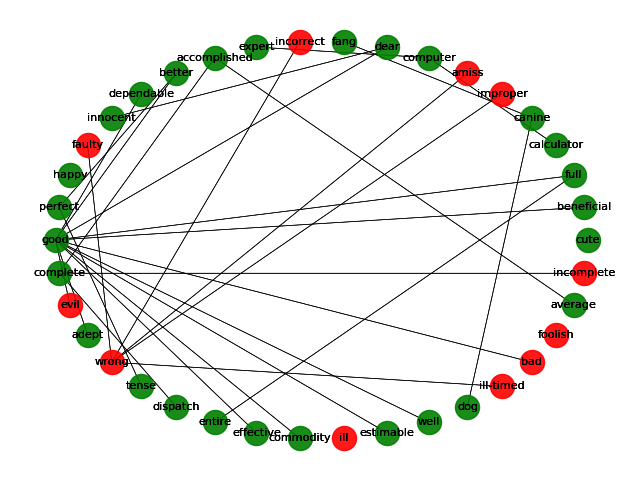

This chart was generated by the following Python code:
import nltk
from nltk.corpus import wordnet as wn
import networkx as nx
import matplotlib.pyplot as plt

def Orntpred(adjList,seedList):		
	while True:							
		size1=len(seedList)			#Check length of seedlist before
		Orntsrch(adjList,seedList)
		size2=len(seedList)			#Check length of seedlist after

		if size2==size1:			#If none added to seedlist from adjective list, abort!
			return

def Orntsrch(adjList,seedList):
	for seed in seedList:
		synseed = []
		for syn in wn.synsets(seed[0]):
			synseed.append(syn.lemma_names()[0])

		anytseed=[]
		for syn in wn.synsets(seed[0]):
			l=syn.lemmas()[0]
			if l.antonyms():
				for anyt in l.antonyms():
					anytseed.append(anyt.name())

		hyprseed=[]
		syn = wn.synsets(seed[0])
		for s in syn:
			for hypr in s.hypernyms():
				hyprseed.append(hypr.lemma_names()[0])

		hyposeed=[]
		syn = wn.synsets(seed[0])
		for s in syn:
			for hypo in s.hyponyms():
				hyposeed.append(hypo.lemma_names()[0])

		for a in adjList:
			add=[a,seed[1]]
			if a in synseed and add not in seedList:
				seedList.append(add)
				graph.add_node(a)
				graph.add_edge(seed[0],a)

		for a in adjList:
			add=[a,-seed[1]]
			if a in anytseed and add not in seedList:
				seedList.append(add)
				graph.add_node(a)
				graph.add_edge(seed[0],a)

		for a in adjList:
			add=[a,seed[1]]
			if a in hyprseed and add not in seedList:
				seedList.append(add)
				graph.add_node(a)
				graph.add_edge(seed[0],a)

		for a in adjList:
			add=[a,seed[1]]
			if a in hyposeed and add not in seedList:
				seedList.append(add)
				graph.add_node(a)
				graph.add_edge(seed[0],a)


if __name__ == "__main__":

	seedList = [['good', 1],['wrong', -1], ['complete', 1], ['ill', -1], ['happy', 1],['foolish', -1], ['cute', 1],['computer', 1],['canine', 1]]
	graph=nx.Graph()
	posList = []
	negList = []
	neutList = []
	for seed in seedList:
		graph.add_node(seed[0])

	f = open('Words1.txt')
	raw=f.read()
	adj = nltk.word_tokenize(raw)

	adjList= []		#Adjectives list of words imported from txt file and given default orientation of 0

	for a in adj:	
		adjList.append(a) 

	print('\nSeedList\n')
	print(seedList)
	print('\nAdjectives List\n')
	print(adjList)
	print('\n')

	Orntpred(adjList,seedList)	#First function call

	print('\nSeedList\n')
	print(seedList)
	f=open('seeds_trained.txt','w')
	f.write(str(seedList))
	print('\nAdjectives List\n')
	print(adjList)

	for seed in seedList:
		if seed[1]==1:
			posList.append(seed[0])
		elif seed[1]==-1:
			negList.append(seed[0])
		elif seed[1]==0:
			neutList.append(seed[0])
			

	nx.draw(graph, pos=nx.circular_layout(graph), nodelist=posList, node_color='g', alpha=0.9, font_size=8, width=0.5, with_labels=True)

	nx.draw(graph, pos=nx.circular_layout(graph), nodelist=negList, node_color='r', alpha=0.9, font_size=8, width=0.5, with_labels=True)

	nx.draw(graph, pos=nx.circular_layout(graph), nodelist=neutList, node_color='b', alpha=0.9, font_size=8, width=0.2, with_labels=True)

	plt.savefig("walk.png")






